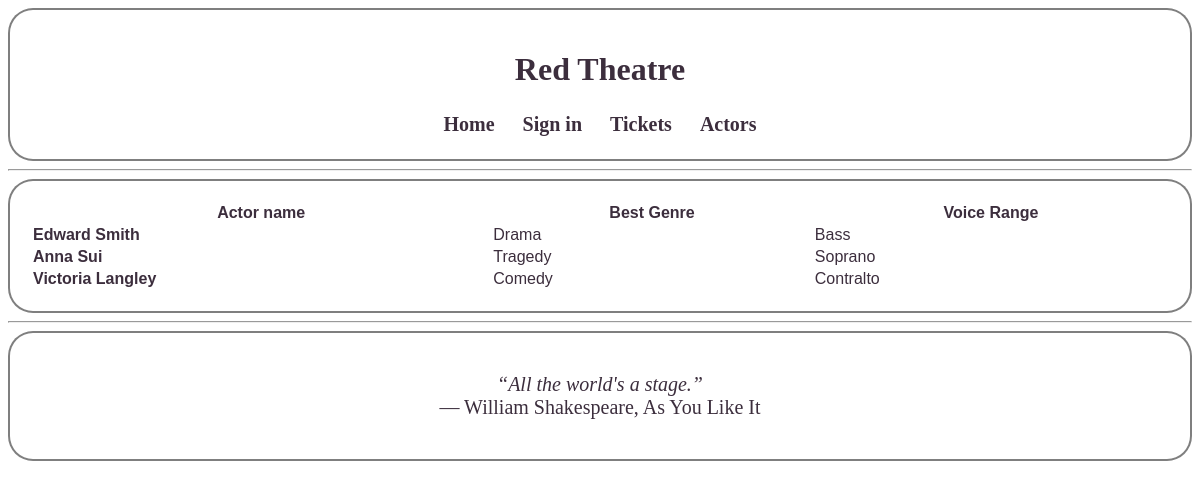
Before: /actors with the older database file.
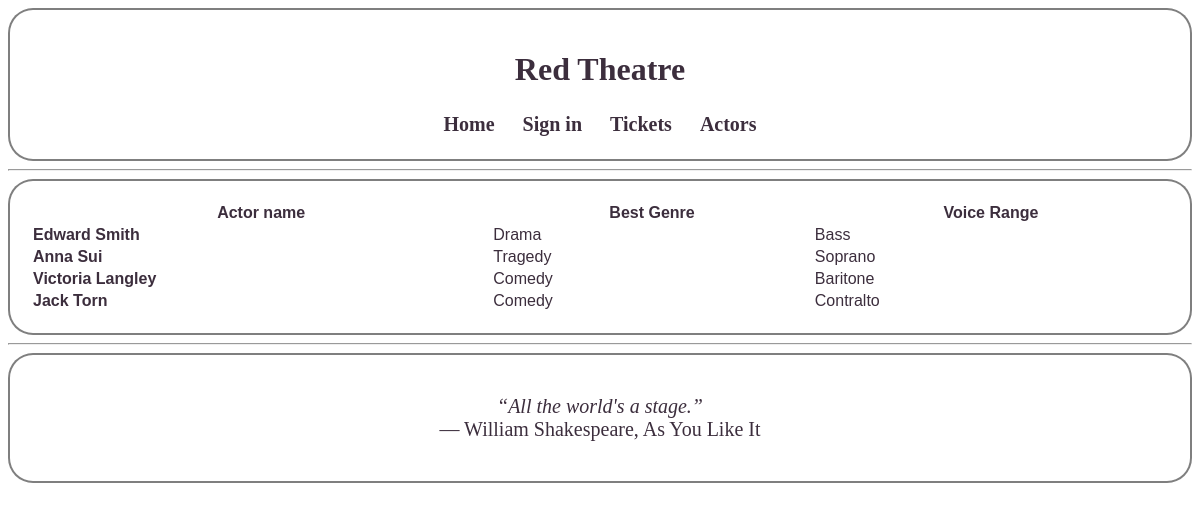
After: the same page with the newer database file.
### models.py (models this page shows, shortened)
class Employee(db.Model):
    id = db.Column(db.Integer, primary_key=True, autoincrement=True)
    name = db.Column(db.String(64))
    birth = db.Column(db.DateTime)
    hire_date = db.Column(db.DateTime)
    sex = db.Column(db.String(1))
    payment = db.Column(db.Integer)
    children = db.Column(db.Integer)

class Genre(db.Model):
    id = db.Column(db.Integer, primary_key=True, autoincrement=True)
    name = db.Column(db.String(64))
    def __repr__(self):
        return self.name

class Voice(db.Model):
    id = db.Column(db.Integer, primary_key=True, autoincrement=True)
    name = db.Column(db.String(64))
    def __repr__(self):
        return self.name

### app.py (the view)
@app.route('/actors')
def show_actors():
    needed = list()
    actors = models.Actor.query.all()
    for actor in actors:
        a = dict()
        a['name'] = str(models.Employee.query.get(actor.employee_id).name)
        a['genre'] = str(models.Genre.query.get(actor.best_genre))
        a['voice'] = str(models.Voice.query.get(actor.voice_range))
        a['page_id'] = actors_page_dir + str(actor.employee_id)
        needed.append(a)
    return render_template('actors.html', title='Actors', actors=needed)

### templates/actors.html
{% extends "base.html" %}
{% block content %}
    <div id="actors">
    <table style="width:100%">
        <tr>
            <th><a href="/actors/name">Actor name</a></th>
            <th><a href="/actors/genre">Best Genre</a></th>
            <th><a href="/actors/voice">Voice Range</a></th>
        </tr>
        {% for actor in actors %}
            <tr>
                <td><a href={{ actor.page_id }}>{{ actor.name }}</a></td>
                <td>{{ actor.genre }}</td>
                <td>{{ actor.voice }}</td>
            </tr>
        {% endfor %}
    </table>
    </div>
{% endblock %}

Changed rows visible on the page:
now on this page (row unchanged): Voice: voice "Baritone"
added Employee: name "Jack Torn"
Other visible differences:
new list line: "Victoria Langley"
new list line: "Comedy"
new list line: "Contralto"
list line gone: "Victoria Langley"
list line gone: "Comedy"
list line gone: "Contralto"
